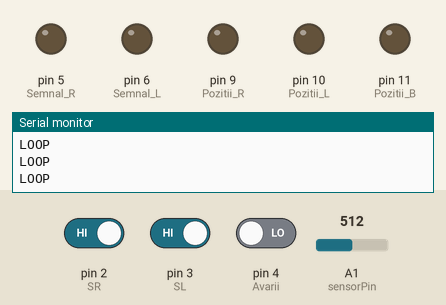
Recording of a sketch running on a simulated Arduino Uno, built with avr-gcc and run on an emulated ATmega328P. On the bench: output pins drawn as LEDs (lit = HIGH), the last lines printed to the serial monitor. Dashed ring = blinking. The inputs (shaded band) are chosen by the test bench; at power-on: pin 4 (Avarii) LOW, pin 3 (SL) HIGH, A1 (sensorPin) = 512, pin 2 (SR) HIGH.

Above: at 1.2 s.
1.3 s: pin 4 (Avarii) driven HIGH
At 1.8 s:
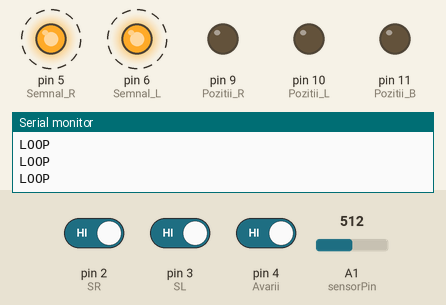
4.3 s: pin 3 (SL) driven LOW
At 5.0 s:
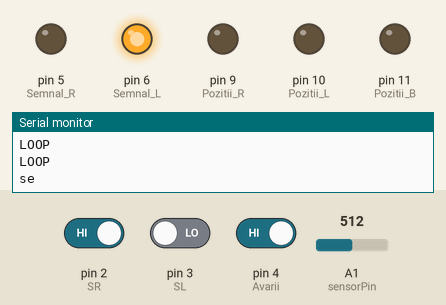
6.7 s: A1 (sensorPin) set to 491
At 7.9 s:
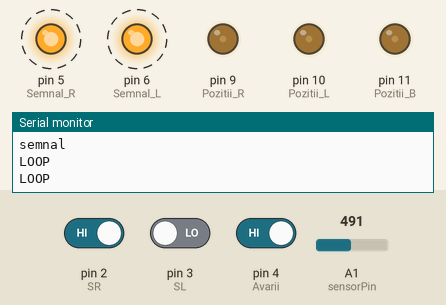
9.7 s: pin 2 (SR) driven LOW
11.6 s: A1 (sensorPin) set to 363
13.5 s: A1 (sensorPin) set to 336
At 15.1 s:
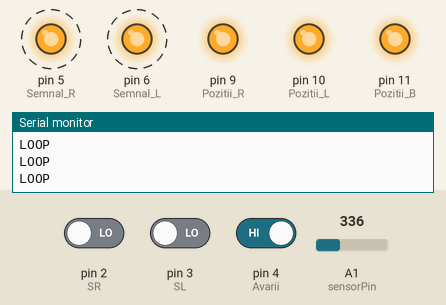
Timing chart, 0 to 17.5 s (numbered marks = the images above; inputs shaded):
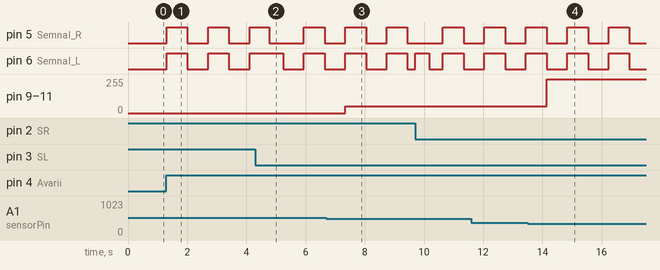

Measured:
- the behaviour switches between 500 and 499 on A1 (sensorPin) (found by bisection; images 2 and 3)
- the behaviour switches between 350 and 349 on A1 (sensorPin) (found by bisection; images 3 and 4)
- after the input at 1.3 s, pin 5 (Semnal_R), pin 6 (Semnal_L): alternates HIGH for 0.70 s and LOW for 0.70 s, starting at once
- after the input at 6.7 s, pin 9 (Pozitii_R), pin 10 (Pozitii_L), pin 11 (Pozitii_B): 0/255 → 50/255 after 0.64 s
- after the input at 13.5 s, pin 9 (Pozitii_R), pin 10 (Pozitii_L), pin 11 (Pozitii_B): 50/255 → 255/255 after 0.64 s

The sketch:

light_computer.ino
```cpp
const int Pozitii_R =  9  ;
const int Pozitii_L =  10  ;
const int Pozitii_B =  11  ;
const int Semnal_R  =  5  ;
const int Semnal_L  =  6  ;
const int Avarii    =  4   ;
const int sensorPin =  1  ;
int dutyCycle = 50;
#define SL  3
#define SR  2
//intreruperile doar la pinul 2 si 3
int cont  = 0 ;
int cont1 = 0;
int cont2 =0;
int lightOn   =0 ;
int contor    =0 ;
int lightOnThreshold =500;
int lightOnThreshold1= 550;
int lunga = 350;
int lu=0;

void setup() {
  // put your setup code here, to run once:
  pinMode(sensorPin, INPUT);
  pinMode(SL,        INPUT);
  pinMode(SR,        INPUT);
  pinMode(Avarii,    INPUT);
  pinMode(Pozitii_R, OUTPUT);
  pinMode(Pozitii_L, OUTPUT);
  pinMode(Pozitii_B, OUTPUT);
  pinMode(Semnal_R,  OUTPUT);
  pinMode(Semnal_L,  OUTPUT);
  attachInterrupt(0,ISR_SL,INPUT_PULLUP);
  attachInterrupt(1,ISR_SR,INPUT_PULLUP);
 Serial.begin(9600);
}

void loop() {
    digitalWrite(Semnal_L, LOW);
    digitalWrite(Semnal_R, LOW);
Serial.println("LOOP");
    senzor();

 int AvariiState = digitalRead(Avarii);
 if(AvariiState==1)
    avarii();
 else{
    digitalWrite(Semnal_L,  LOW);
    digitalWrite(Semnal_R,  LOW);
 }
}

                                                            //Avarii
void avarii()
{  senzor();
  digitalWrite(Semnal_L,  HIGH);
  digitalWrite(Semnal_R,  HIGH);
  delay(700);
  digitalWrite(Semnal_L,  LOW);
  digitalWrite(Semnal_R,  LOW);
  senzor();
  delay(700);
  cont=1;

}

                                                        //citire lumina exterior
void senzor()
{
  int lightValue = analogRead(sensorPin);
  if( lightValue<lunga)
  {
  lu=1;
      digitalWrite(Pozitii_L, HIGH);
      digitalWrite(Pozitii_R, HIGH);
      digitalWrite(Pozitii_B, HIGH);
      lightOn = 0;
  }

  else lu=0;

  if ( lightValue < lightOnThreshold && lightOn == 0 && lightValue > lunga+50 )
  {
       analogWrite(Pozitii_L, dutyCycle);
       analogWrite(Pozitii_R, dutyCycle);
       analogWrite(Pozitii_B, dutyCycle);
       lightOn = 1;
       lu=0;
  }
  // Lumina exterioara e prea puternica SI sursa noastra de lumina e deja aprinsa
  else if (lightValue > lightOnThreshold1 && lightOn == 1 && lu==0 )
  {
      digitalWrite(Pozitii_L, LOW);
      digitalWrite(Pozitii_R, LOW);
      digitalWrite(Pozitii_B, LOW);
      lightOn = 0;
      lu=0;
  }
   else if (lightOn == 1 && cont ==1  )
  {
       analogWrite(Pozitii_L, dutyCycle);
       analogWrite(Pozitii_R, dutyCycle);
       analogWrite(Pozitii_B, dutyCycle);
      lightOn = 1;
      cont=0;
      lu=0;
  }
}

void senzor_R_B()
{
   int lightValue = analogRead(sensorPin);
   if( lightValue<lunga)
  {
  lu=1;
      digitalWrite(Pozitii_L, HIGH);
      digitalWrite(Pozitii_R, HIGH);
      digitalWrite(Pozitii_B, HIGH);
      lightOn = 0;
  }

  else lu=0;
  if (lightValue < lightOnThreshold && lightOn == 0 && lightValue > lunga+50 )
  {    digitalWrite(Pozitii_L, LOW);
       analogWrite(Pozitii_R, dutyCycle);
       analogWrite(Pozitii_B, dutyCycle);
       lightOn = 1;
  }
  // Lumina exterioara e prea puternica SI sursa noastra de lumina e deja aprinsa
  else if (lightValue > lightOnThreshold1 && lightOn == 1)
  {   digitalWrite(Pozitii_L, LOW);
      digitalWrite(Pozitii_R, LOW);
      digitalWrite(Pozitii_B, LOW);
      lightOn = 0;
  }
   else if (lightOn == 1 && cont ==1  )
  {    digitalWrite(Pozitii_L, LOW);
       analogWrite(Pozitii_R, dutyCycle);
       analogWrite(Pozitii_B, dutyCycle);
      lightOn = 1;
  }
}
void senzor_L_B()
{
  int lightValue = analogRead(sensorPin);
  if( lightValue<lunga)
  {
  lu=1;
      digitalWrite(Pozitii_L, HIGH);
      digitalWrite(Pozitii_R, HIGH);
      digitalWrite(Pozitii_B, HIGH);
      lightOn = 0;
  }

  else lu=0;
  if (lightValue < lightOnThreshold && lightOn == 0 && lightValue > lunga+50 )
  {    digitalWrite(Pozitii_R, LOW);
       analogWrite(Pozitii_L, dutyCycle);
       analogWrite(Pozitii_B, dutyCycle);
       lightOn = 1;
  }
  // Lumina exterioara e prea puternica SI sursa noastra de lumina e deja aprinsa
  else if (lightValue > lightOnThreshold1 && lightOn == 1)
  {   digitalWrite(Pozitii_R, LOW);
      digitalWrite(Pozitii_L, LOW);
      digitalWrite(Pozitii_B, LOW);
      lightOn = 0;
  }
   else if (lightOn == 1 && cont ==1  )
  {    digitalWrite(Pozitii_R, LOW);
       analogWrite(Pozitii_L, dutyCycle);
       analogWrite(Pozitii_B, dutyCycle);
      lightOn = 1;
  }
}

                                              // INTRERUPERI !!

void ISR_SL()
{ //semnal stanga
  digitalWrite(Semnal_L,  HIGH);
  senzor_R_B();
  delay(100000);
   senzor_R_B();
  digitalWrite(Semnal_L, LOW);
  delay(100000) ;
   senzor_R_B();
  cont=1;

}
void ISR_SR()
{//semnal dreapta
  Serial.println("semnal");
  digitalWrite(Semnal_R,  HIGH);
  senzor_L_B();
  delay(100000);
  digitalWrite(Semnal_R, LOW);
  senzor_L_B();
  delay(100000) ;
  cont=1;
  senzor_L_B();
}
```
